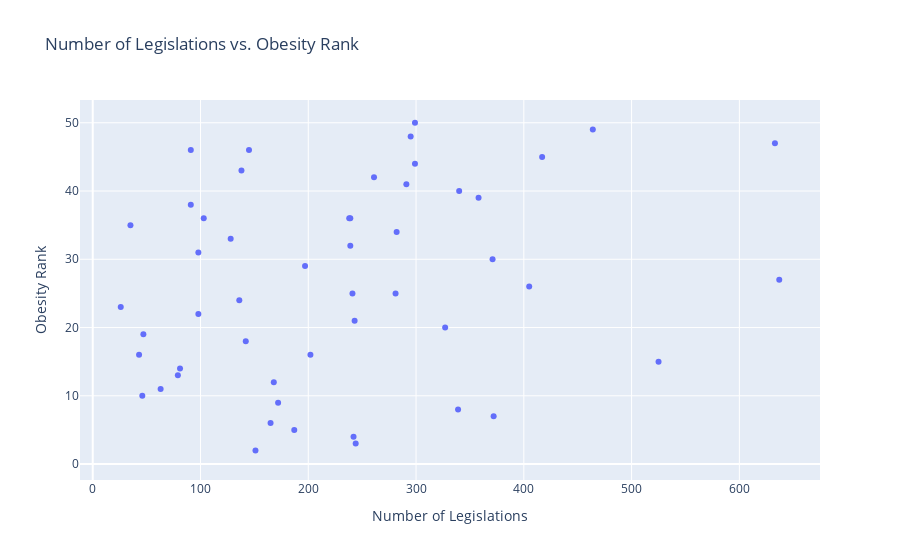

The notebook cell this image was saved under:
### Markdown cell above
## Data Visualizations

### Code cell
def visual1():
    df = insight2()
    fig = px.scatter(df, 
                     x = df.columns[1],
                     y = df.columns[0],
                    title = 'Number of Legislations vs. Obesity Rank')
    fig.show()
    
############ Function Call ############
visual1()

### Figure 1 — Plotly figure (JSON) as saved in the notebook; plotly's stock layout.template omitted (floating-point values rounded to 4 significant figures)
{"data": [{"hovertemplate": "Number of Legislations=%{x}<br>Obesity Rank=%{y}<extra></extra>", "legendgroup": "", "marker": {"color": "#636efa", "symbol": "circle"}, "mode": "markers", "name": "", "orientation": "v", "showlegend": false, "type": "scatter", "x": [null, 151, 244, 242, 187, 165, 372, 339, 172, 46, 63, 168, 79, 81, 525, 43, 202, null, null, 142, 47, 327, 243, 98, 26, 136, 281, 241, 405, 637, null, 197, 371, 98, 239, 128, 282, 35, 239, 238, 103, null, 91, 358, 340, 291, 261, 138, 299, 417, 145, 91, 633, 295, 464, 299], "xaxis": "x", "y": [1, 2, 3, 4, 5, 6, 7, 8, 9, 10, 11, 12, 13, 14, 15, 16, 16, 17, 18, 18, 19, 20, 21, 22, 23, 24, 25, 25, 26, 27, 28, 29, 30, 31, 32, 33, 34, 35, 36, 36, 36, 37, 38, 39, 40, 41, 42, 43, 44, 45, 46, 46, 47, 48, 49, 50], "yaxis": "y"}], "layout": {"legend": {"tracegroupgap": 0}, "title": {"text": "Number of Legislations vs. Obesity Rank"}, "xaxis": {"anchor": "y", "domain": [0, 1], "title": {"text": "Number of Legislations"}}, "yaxis": {"anchor": "x", "domain": [0, 1], "title": {"text": "Obesity Rank"}}}}
